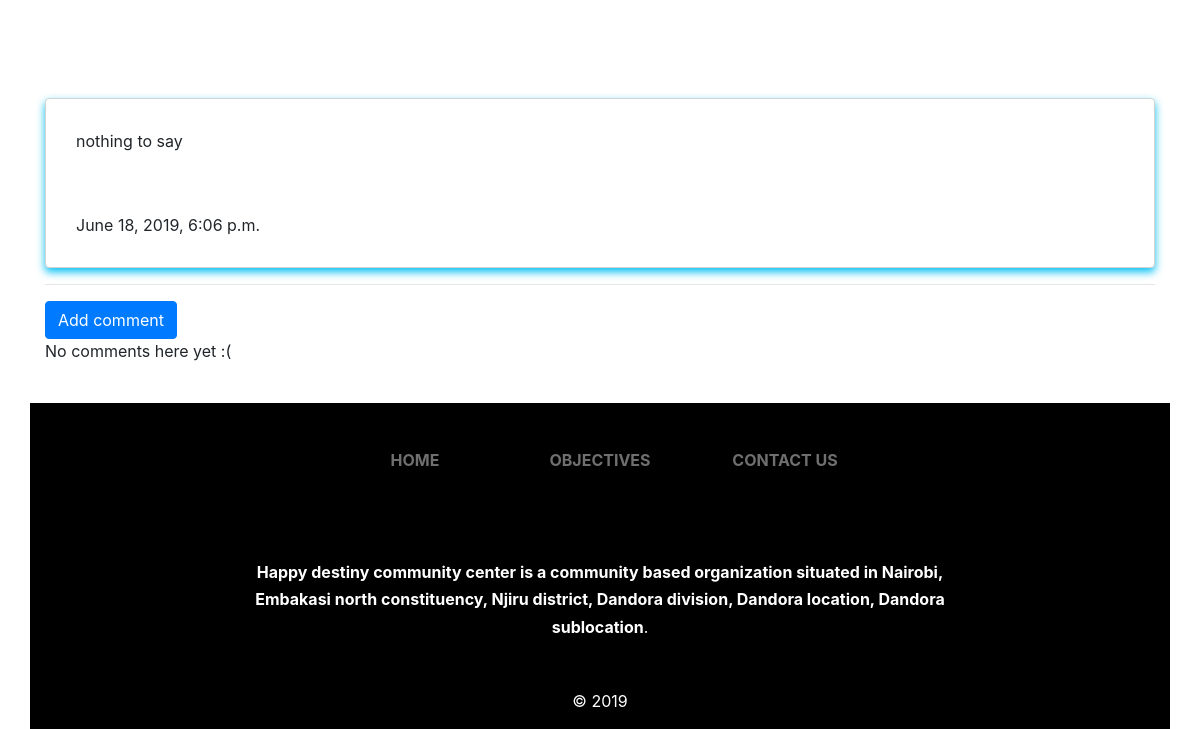
Before: /posts/review/1/ (lower part) with the older database file.
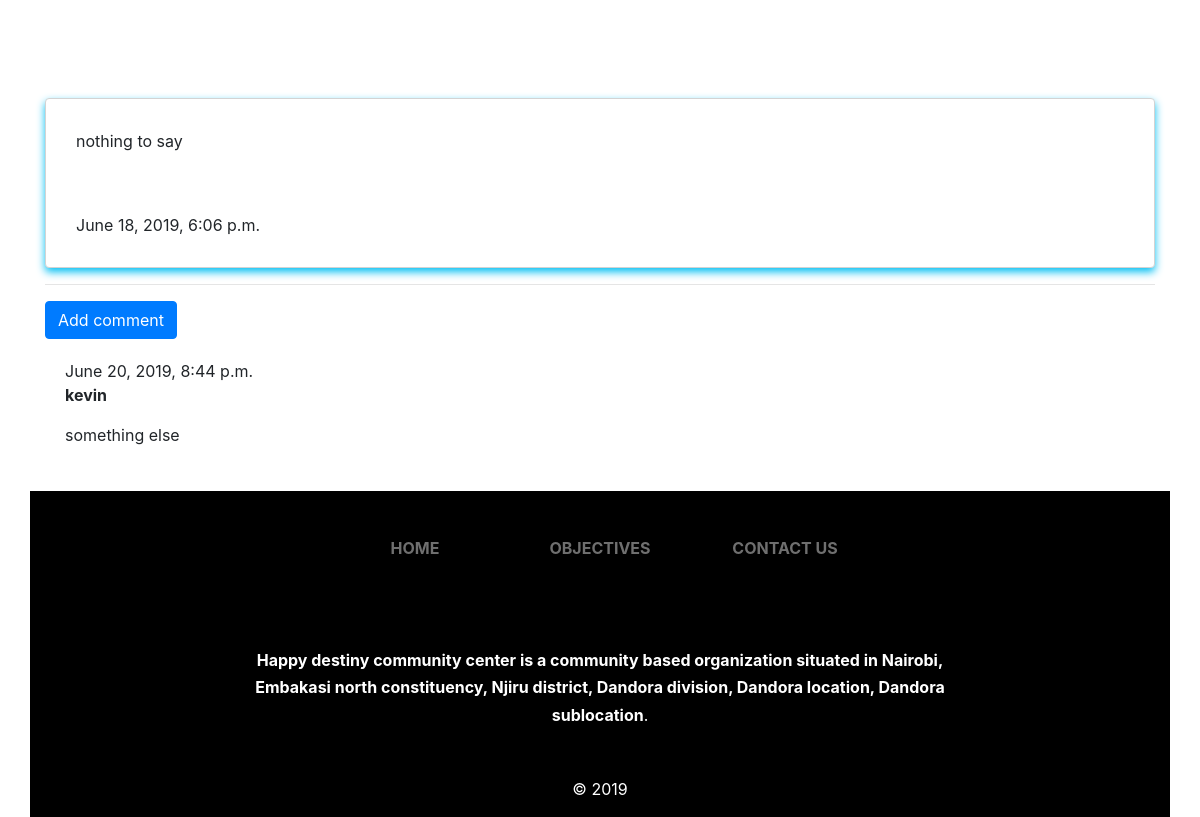
After: the same page with the newer database file.
### posts/models.py (models this page shows, shortened)
class Comment(models.Model):
    post = models.ForeignKey('posts.Projects', on_delete=models.CASCADE, related_name='comments')
    author = models.CharField(max_length=200)
    text = models.TextField()
    created_date = models.DateTimeField(default=datetime.now)
    approved_comment = models.BooleanField(default=False)

### posts/views.py (the view)
# urls.py: url(r'^review/(?P<id>\d+)/$', views.review, name='review'),
def review(request, id):
  project = Projects.objects.get(id=id)
  context = {
    'project': project
  }
  return render(request, 'posts/review.html', context)

### posts/templates/posts/review.html (shortened to what this page needs)
{% extends 'posts/layout.html' %}
{% block content %}
<div class ="container" style="padding:100px">
</div>
<div class="card">
  <div class="card-content" style="padding: 30px">
    {{project.body}}
  </div>
  <div class="card-action" style="padding: 30px">
    {{project.created_at}}
  </div>
</div>
</div>
<div class = "container">
    <hr>
    <a class="btn btn-primary" href="{% url 'add_comment_to_project' id=project.id %}">Add comment</a>
    {% for comment in project.comments.all %}
        <div class="comment">
            <div class="date">{{ comment.created_date }}</div>
            <strong>{{ comment.author }}</strong>
            <p>{{ comment.text|linebreaks }}</p>
        </div>
    {% empty %}
        <p>No comments here yet :(</p>
    {% endfor %}
</div>
{% endblock %}

Changed rows visible on the page:
added Comment: created_date "June 20, 2019, 8:44 p.m.", author "kevin", text "something else"
Other visible differences:
text no longer shown: "No comments here yet :("
